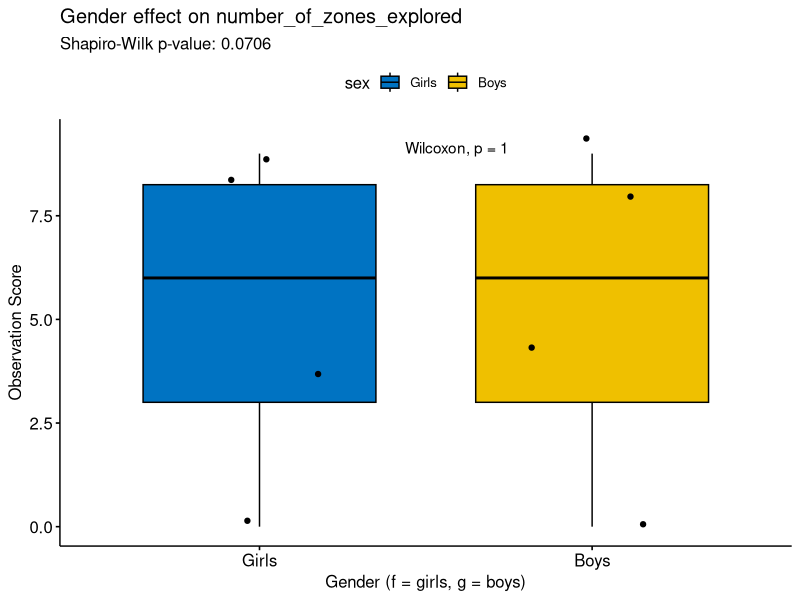
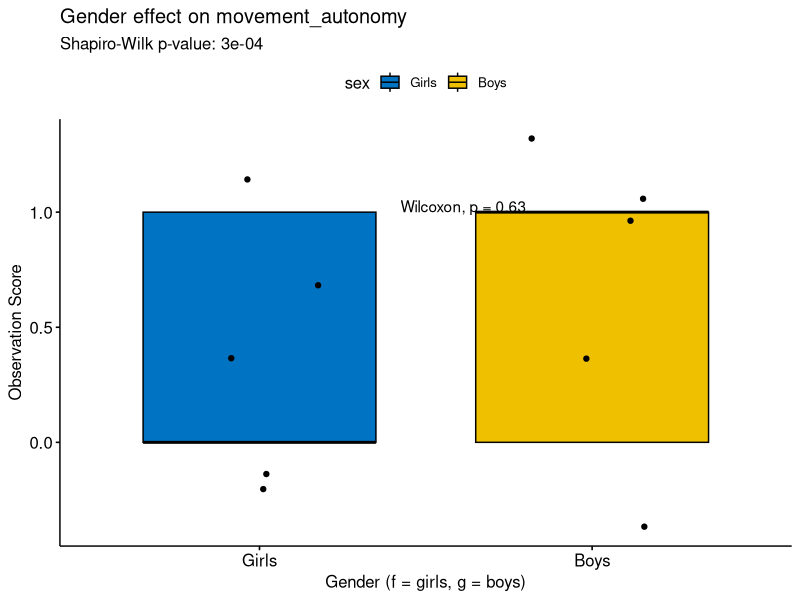
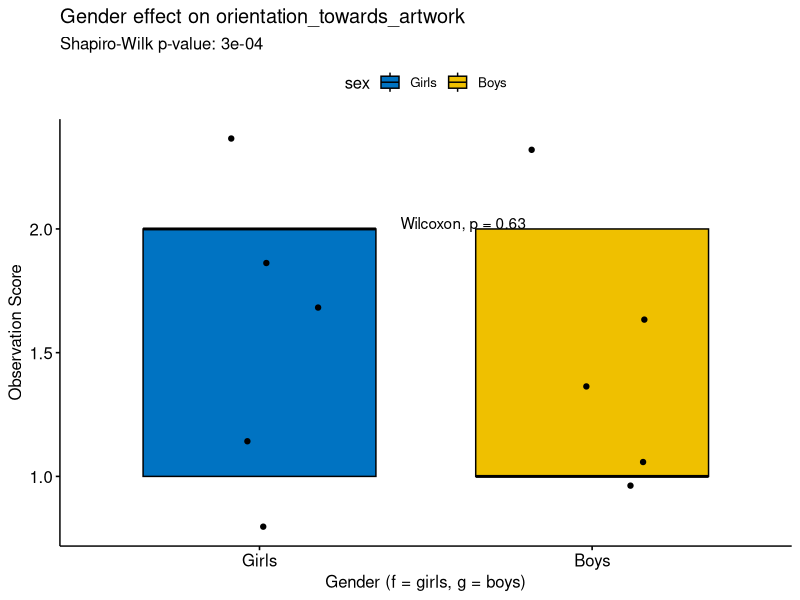
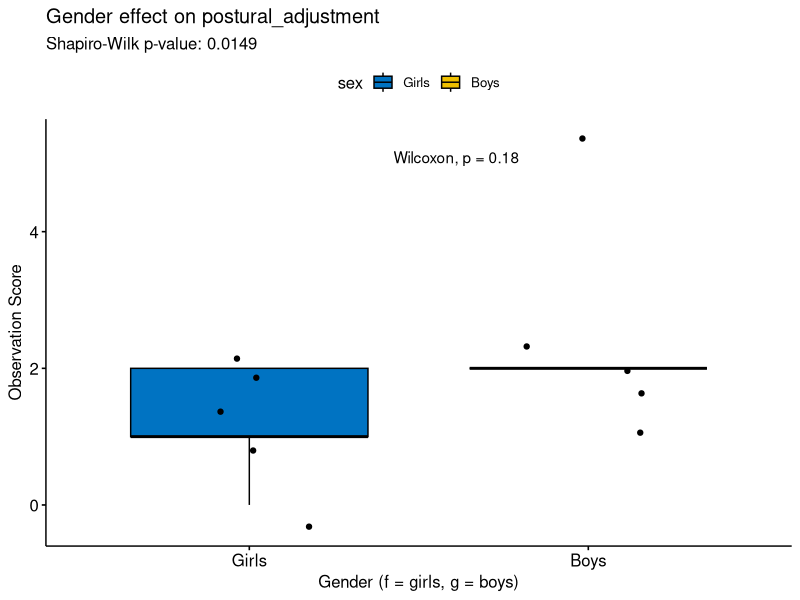
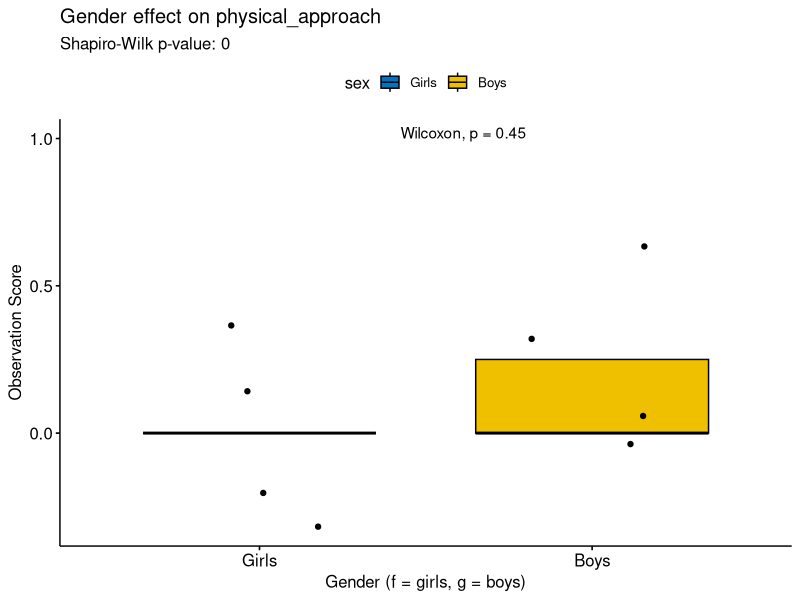
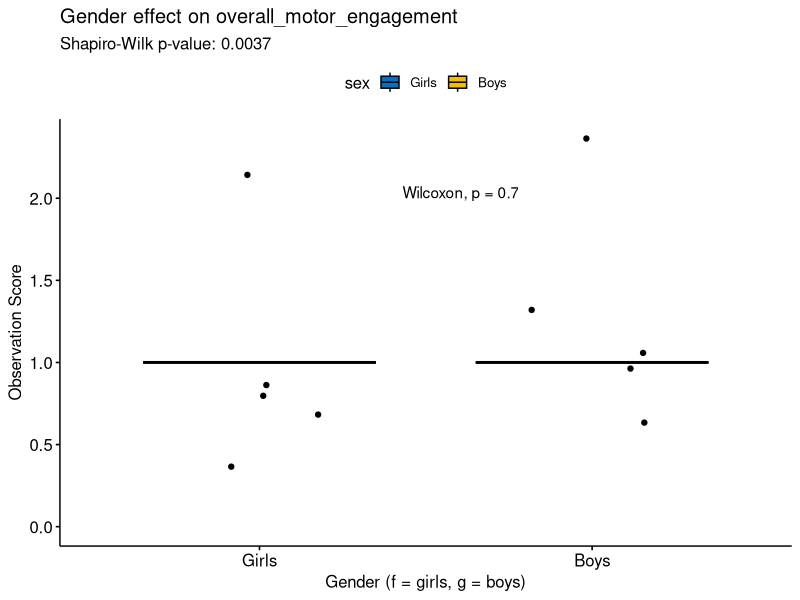
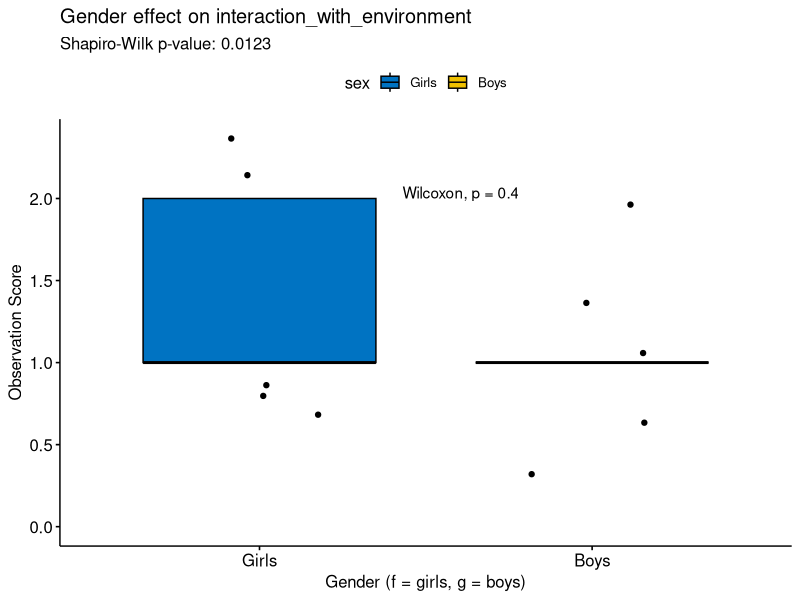
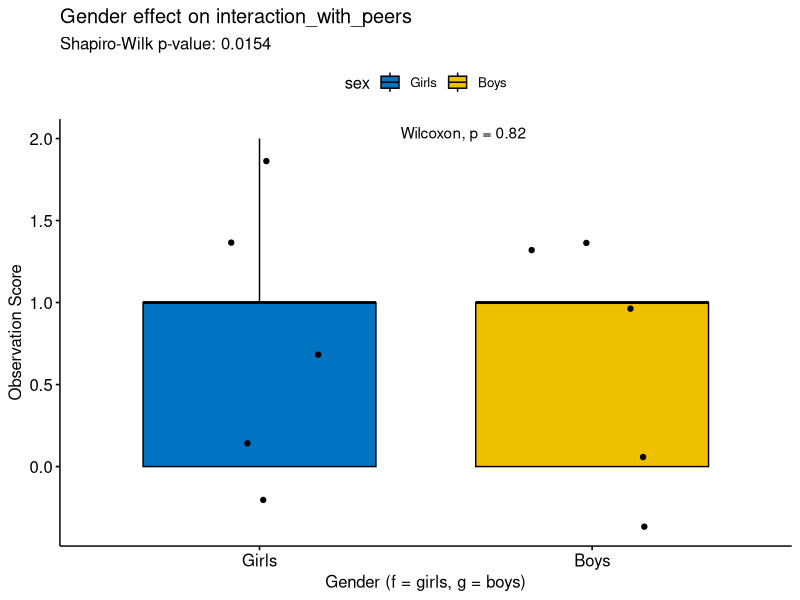

R code for these plots, in order:
## ---- chunk 1
knitr::opts_chunk$set(echo = TRUE)

#Loading libraries
library(tidyverse)
library(ggpubr)
library(rstatix)
## ---- chunk 2
# Importing the cleaned file from Python
getwd()
df <- read.csv("../data/data_clean.csv", sep = ";")
# Quick chek
str(df)
## ---- chunk 3
# Converting 'sex' into a factor to define the comparison groups
df$sex <- factor(df$sex,
                 levels = c("f", "g"),
                 labels = c("Girls", "Boys"))
## ---- chunk 4
# List of behaviors to analyze
behavioral_vars <- c("number_of_zones_explored", "movement_autonomy", 
                     "orientation_towards_artwork", "postural_adjustment", 
                     "physical_approach", "overall_motor_engagement", 
                     "interaction_with_environment", "interaction_with_peers", 
                     "interaction_with_adults")

# Using a loop here to avoid copy-pasting the same code for every single variable
for (var in behavioral_vars) {
  cat("\n\n### Analyzing behavior:", var, "\n")
  
  
  # Checking for normality (Shapiro-Wilk test)
  # Using na.omit so the code doesn't crash if there are empty cells (NAs)
  shapiro_res <- shapiro.test(na.omit(df[[var]]))
  print(shapiro_res)
}
## ---- chunk 5
# Creating the comparison plot and most of the data isn't normally distributed.

for (var in behavioral_vars) {
  
  # Print a header for each variable in the report
  cat("\n\n### Analyzing behavior:", var, "\n")
  
  # Normality Check (Shapiro-Wilk Test)
  # We use na.omit to handle missing data (NAs) so the test doesn't fail.
  shapiro_res <- shapiro.test(na.omit(df[[var]]))
  print(shapiro_res)
  
  # Visualizing and Comparing Groups
  # We use 'ggboxplot' from the ggpubr package.
  p <- ggboxplot(df, x = "sex", y = var,
            fill = "sex", 
            palette = "jco", 
            add = "jitter", # Jitter shows the 10 individual observation points
            title = paste("Gender effect on", var),
            subtitle = paste("Shapiro-Wilk p-value:", round(shapiro_res$p.value, 4)),
            ylab = "Observation Score", 
            xlab = "Gender (f = girls, g = boys)") +
    
    # Add the Wilcoxon test p-value directly onto the plot
    stat_compare_means(method = "wilcox.test", label.x = 1.5)
  
  print(p)
}
## ---- chunk 6
# Defining the variables to analyze (Quantitative & Ordinal)
variables_to_analyze <- c("number_of_zones_explored", "movement_autonomy", 
                          "orientation_towards_artwork", "postural_adjustment", 
                          "overall_motor_engagement", "interaction_with_adults")

# Running the loop for statistical analysis and visualization
# We use 'v' as a placeholder for each variable in the list
for (v in variables_to_analyze) {
  
  cat("\n\n### Statistical Analysis for:", v, "\n")
  
  # 1. Wilcoxon Rank Sum Test
  # We use rstatix:: to avoid conflicts and handle non-normal data
  test_result <- df %>% 
    rstatix::wilcox_test(as.formula(paste(v, "~ sex")))
  print(test_result)
  
  # 2. Effect Size (r)
  # Crucial for small samples (n=10) to measure the strength of the relationship
  eff_size <- df %>% 
    filter(!is.na(.data[[v]])) %>%
    rstatix::wilcox_effsize(as.formula(paste(v, "~ sex")))
  print(eff_size)
  
  # 3. Visualization with ggboxplot
  # We include jitter points to show the 10 individual observations
  p <- ggboxplot(df, x = "sex", y = v,
            fill = "sex", 
            palette = "npg", 
            add = "jitter", 
            title = paste("Comparison by Gender:", v),
            subtitle = paste("Effect Size r =", round(eff_size$effsize, 3)),
            ylab = "Observation Score", 
            xlab = "Gender Group") +
    stat_compare_means(method = "wilcox.test", label.y.npc = "top")
  
  # Display the plot in the report
  print(p)
  
} 
## ---- chunk 7
df$global_engagement <- rowMeans(
  df[, c("movement_autonomy", "postural_adjustment", "overall_motor_engagement")], 
  na.rm = TRUE
)

# We perform the test and SAVE it into 'global_test'
# We use rstatix:: to be safe from the error we saw earlier
global_test <- df %>% 
  rstatix::wilcox_test(global_engagement ~ sex)
print(global_test)

# Global visualization
p_global <- ggboxplot(df, x = "sex", y = "global_engagement",
            fill = "sex", palette = "jco", add = "jitter",
            title = "Global Engagement Score by Gender",
            ylab = "Mean Engagement Score", 
            xlab = "Gender") +
    stat_compare_means(method = "wilcox.test")

print(p_global)
## ---- chunk 8

# 1. Path definition (Relative path for cross-platform compatibility)
# Defines the destination folder relative to the project root
target_path <- "results/figures/"

# Safety: Create the directory if it does not exist
if (!dir.exists(target_path)) {
  dir.create(target_path, recursive = TRUE)
}

# 2. List of variables to analyze
variables_to_analyze <- c("number_of_zones_explored", "movement_autonomy", 
                          "orientation_towards_artwork", "postural_adjustment", 
                          "overall_motor_engagement", "interaction_with_adults")

# 3. Analysis and export loop
for (v in variables_to_analyze) {
  
  # Statistical calculations (Shapiro-Wilk + Wilcoxon + Effect Size)
  shap_p <- shapiro.test(na.omit(df[[v]]))$p.value
  eff_size <- df %>% 
    filter(!is.na(.data[[v]])) %>%
    rstatix::wilcox_effsize(as.formula(paste(v, "~ sex")))
  
  # Plot creation
  p <- ggboxplot(df, x = "sex", y = v,
            fill = "sex", palette = "npg", add = "jitter",
            title = paste("Gender impact on:", v),
            subtitle = paste("Normality p:", round(shap_p, 3), " | Effect Size r:", round(eff_size$effsize, 3)),
            ylab = "Score", xlab = "Gender") +
    stat_compare_means(method = "wilcox.test", label.y.npc = "top")
  
  # Console display
  print(p)
  
  # DIRECT EXPORT to the Results folder
  # Uses the relative path defined above
  ggsave(
    filename = paste0(target_path, "boxplot_", v, ".png"),
    plot = p,
    width = 7, height = 5, dpi = 300
  )
}

# 4. Global Score and final export
df$global_engagement <- rowMeans(df[, c("movement_autonomy", "postural_adjustment", "overall_motor_engagement")], na.rm = TRUE)

p_global <- ggboxplot(df, x = "sex", y = "global_engagement",
            fill = "sex", palette = "jco", add = "jitter",
            title = "Global Engagement Score Synthesis",
            ylab = "Mean Score", xlab = "Gender") +
    stat_compare_means(method = "wilcox.test")

print(p_global)

ggsave(
  filename = paste0(target_path, "global_engagement_score.png"),
  plot = p_global,
  width = 7, height = 5, dpi = 300
)

cat("Done! All files are now in:", target_path)
